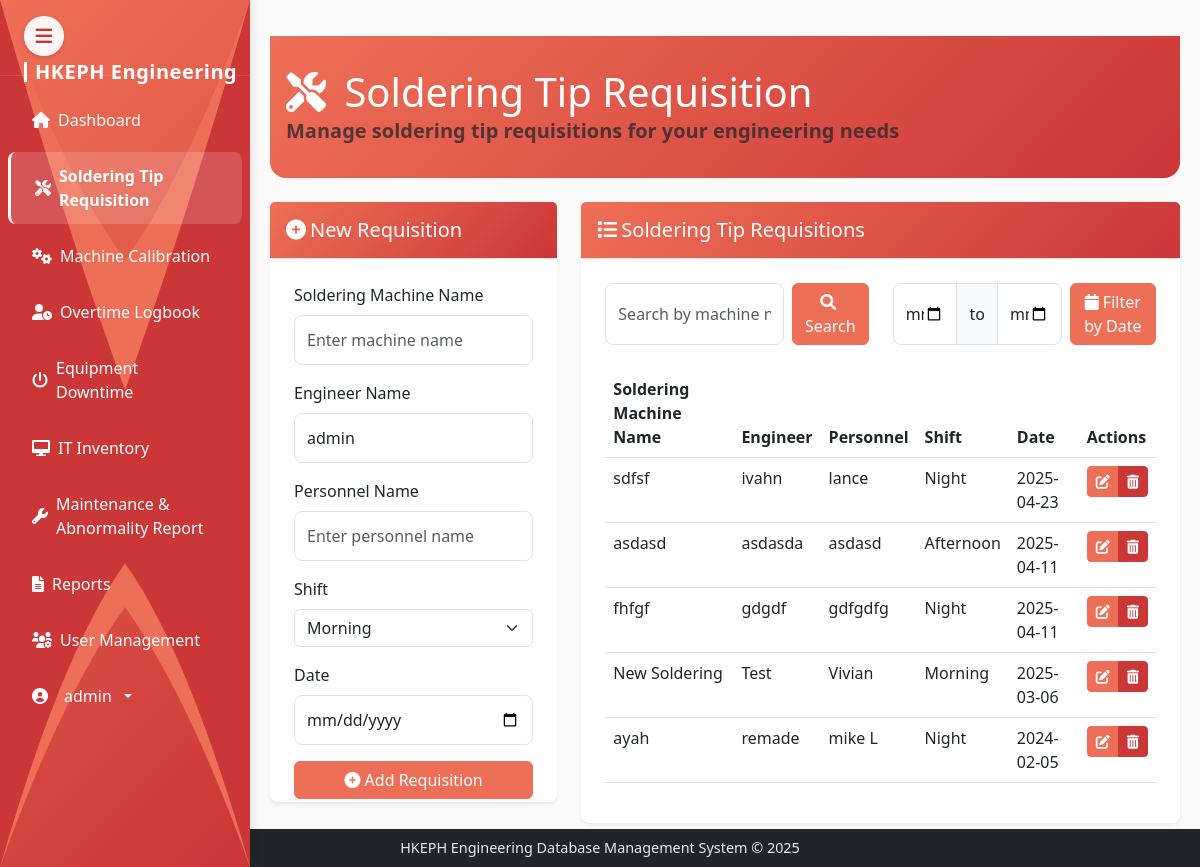
/soldering-tips (signed in), run on an earlier commit of the app's database.
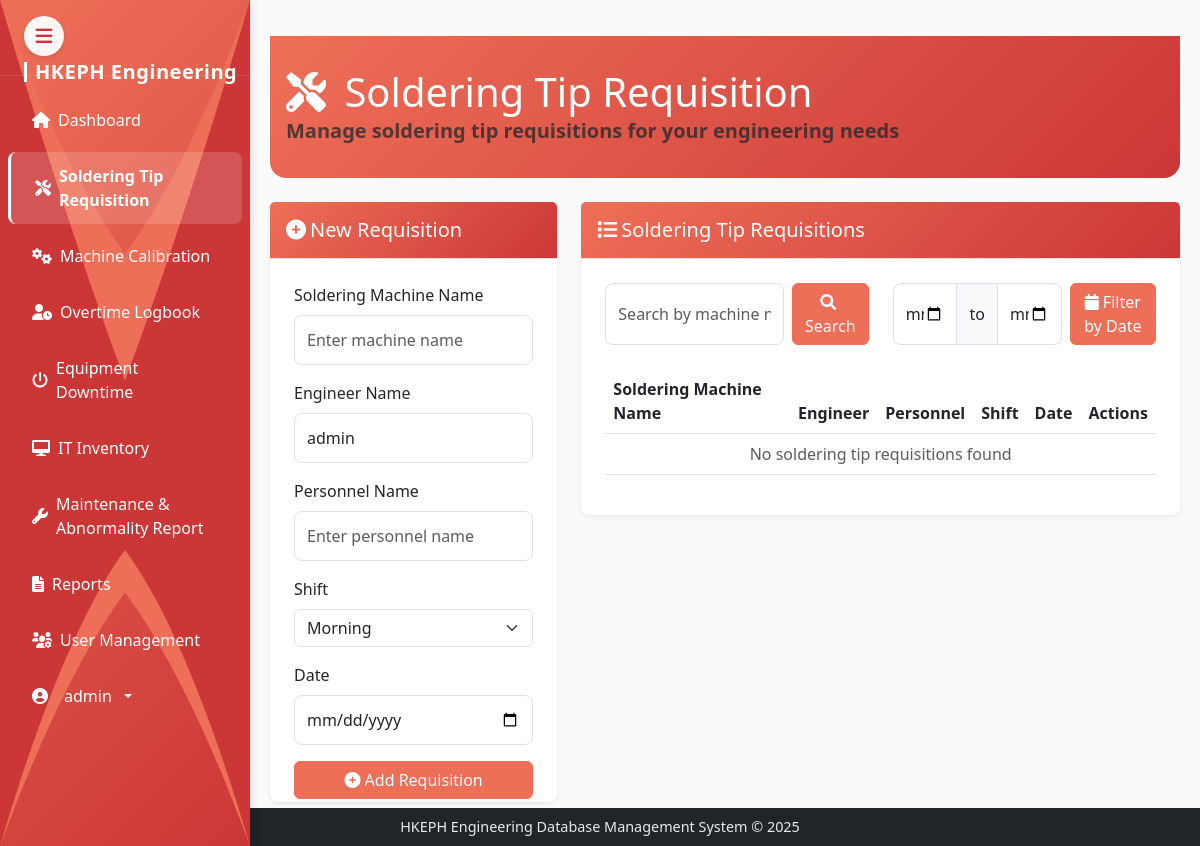
And on a later commit of the database.
### models.py (models this page shows, shortened)
class User(UserMixin, db.Model):
    id = db.Column(db.Integer, primary_key=True)
    username = db.Column(db.String(64), unique=True, nullable=False)
    email = db.Column(db.String(120), unique=True, nullable=False)
    password_hash = db.Column(db.String(256), nullable=False)
    is_admin = db.Column(db.Boolean, default=False)
    date_created = db.Column(db.DateTime, default=datetime.utcnow)

class SolderingTip(db.Model):
    id = db.Column(db.Integer, primary_key=True)
    machine_name = db.Column(db.String(100), nullable=False)
    engineer_name = db.Column(db.String(100), nullable=False)
    personnel_name = db.Column(db.String(100), nullable=False)
    shift = db.Column(db.String(20), nullable=False)
    date = db.Column(db.DateTime, nullable=False)
    created_at = db.Column(db.DateTime, default=datetime.utcnow)

### routes.py (the view, shortened to what this page needs)
@app.route('/soldering-tips')
@login_required
def soldering_tips():
    search_query = request.args.get('search', '')
    start_date = request.args.get('start_date')
    end_date = request.args.get('end_date')
    query = SolderingTip.query
    if search_query:
        query = query.filter(
            SolderingTip.machine_name.ilike(f'%{search_query}%')
        )
    tips = query.order_by(SolderingTip.date.desc()).all()
    form = SolderingTipForm()
    form.engineer_name.choices = [(user.username, user.username) for user in User.query.all()]
    return render_template('soldering_tip.html', tips=tips, form=form, search_query=search_query, start_date=start_date, end_date=end_date)

### templates/soldering_tip.html (shortened to what this page needs)
{% extends 'base.html' %}
{% block content %}
<div class="content-area">
    <div class="dashboard-header mb-4">
        <div class="header-content">
            <h1 class="mb-0" style="color: white;">
                <i class="fas fa-tools me-2" style="color: white;"></i>
                Soldering Tip Requisition
            </h1>
            <p class="lead text-muted mb-0 bold-welcome">
                Manage soldering tip requisitions for your engineering needs
            </p>
        </div>
    </div>
    <div class="row mb-4">
        <div class="col-md-4">
            <div class="card" style="height: 600px;">
                <div class="card-header" style="background: linear-gradient(135deg, var(--accent-primary), var(--accent-secondary)); color: white;">
                    <h5 class="mb-0">
                        {% if edit_tip %}
                        <i class="fas fa-edit me-1"></i>Edit Requisition
                        {% else %}
                        <i class="fas fa-plus-circle me-1"></i>New Requisition
                        {% endif %}
                    </h5>
                </div>
                <div class="card-body" style="overflow-y: auto;">
                    {% if edit_tip %}
                    <form method="POST" action="{{ url_for('edit_soldering_tip', tip_id=edit_tip.id) }}">
                    {% else %}
                    <form method="POST" action="{{ url_for('add_soldering_tip') }}">
                    {% endif %}
                        <div class="mb-3">
                            <label for="machine_name" class="form-label">Soldering Machine Name</label>
                            {{ form.machine_name(class="form-control", placeholder="Enter machine name") }}
                        </div>
                        <div class="mb-3">
                            <label for="engineer_name" class="form-label">Engineer Name</label>
                            {{ form.engineer_name(class="form-control", placeholder="Enter engineer name") }}
                        </div>
                        <div class="mb-3">
                            <label for="personnel_name" class="form-label">Personnel Name</label>
                            {{ form.personnel_name(class="form-control", placeholder="Enter personnel name") }}
                        </div>
                        <div class="mb-3">
                            <label for="shift" class="form-label">Shift</label>
                            {{ form.shift(class="form-select") }}
                        </div>
                        <div class="mb-3">
                            <label for="date" class="form-label">Date</label>
                            {{ form.date(class="form-control", type="date") }}
                        </div>
                        <div class="d-grid gap-2">
                            {% if edit_tip %}
                            <button type="submit" class="btn btn-primary">
                                <i class="fas fa-save me-1"></i>Update Requisition
                            </button>
                            <a href="{{ url_for('soldering_tips') }}" class="btn btn-secondary">
                                <i class="fas fa-times me-1"></i>Cancel
                            </a>
                            {% else %}
                            <button type="submit" class="btn btn-primary">
                                <i class="fas fa-plus-circle me-1"></i>Add Requisition
                            </button>
                            {% endif %}
                        </div>
                    </form>
                </div>
            </div>
        </div>
        <div class="col-md-8">
            <div class="card">
                <div class="card-header" style="background: linear-gradient(135deg, var(--accent-primary), var(--accent-secondary)); color: white;">
                    <h5 class="mb-0"><i class="fas fa-list me-1"></i>Soldering Tip Requisitions</h5>
                </div>
                <div class="card-body">
                    <div class="row mb-4">
                        <div class="col-md-6">
                            <form class="d-flex" method="GET" action="{{ url_for('soldering_tips') }}">
                                <input type="text" class="form-control me-2" name="search" placeholder="Search by machine name..." value="{{ search_query if search_query else '' }}">
                                <button class="btn btn-primary" type="submit">
                                    <i class="fas fa-search me-1"></i>Search
                                </button>
                            </form>
                        </div>
                        <div class="col-md-6">
                            <form class="d-flex" method="GET" action="{{ url_for('soldering_tips') }}">
                                <div class="input-group me-2">
                                    <input type="date" class="form-control" name="start_date" value="{{ start_date if start_date else '' }}">
                                    <span class="input-group-text">to</span>
                                    <input type="date" class="form-control" name="end_date" value="{{ end_date if end_date else '' }}">
                                </div>
                                <button class="btn btn-primary" type="submit">
                                    <i class="fas fa-calendar me-1"></i>Filter by Date
                                </button>
                            </form>
                        </div>
                    </div>
                    <div class="table-responsive" style="max-height: 600px;">
                        <table class="table table-hover">
                            <thead>
                                <tr>
                                    <th>Soldering Machine Name</th>
                                    <th>Engineer</th>
                                    <th>Personnel</th>
                                    <th>Shift</th>
                                    <th>Date</th>
                                    <th>Actions</th>
                                </tr>
                            </thead>
                            <tbody>
                                {% for tip in tips %}
                                <tr>
                                    <td>{{ tip.machine_name }}</td>
                                    <td>{{ tip.engineer_name }}</td>
                                    <td>{{ tip.personnel_name }}</td>
                                    <td>{{ tip.shift|capitalize }}</td>
                                    <td>{{ tip.date.strftime('%Y-%m-%d') }}</td>
                                    <td>
                                        <div class="btn-group btn-group-sm" role="group">
                                            <a href="{{ url_for('edit_soldering_tip', tip_id=tip.id) }}" class="btn btn-warning">
                                                <i class="fas fa-edit"></i>
                                            </a>
                                            <button type="button" class="btn btn-danger" data-bs-toggle="modal" data-bs-target="#deleteTipModal-{{ tip.id }}">
                                                <i class="fas fa-trash-alt"></i>
                                            </button>
                                        </div>
                                    </td>
                                </tr>
                                {% endfor %}
                                {% if not tips %}
                                <tr>
                                    <td colspan="6" class="text-center text-muted">No soldering tip requisitions found</td>
                                </tr>
                                {% endif %}
                            </tbody>
                        </table>
                    </div>
                </div>
            </div>
        </div>
    </div>
</div>
{% endblock %}

### templates/base.html (shortened to what this page needs)
<!DOCTYPE html>
<html lang="en" data-bs-theme="light" style="height: 100%;">
<head>
    <link href="https://cdn.jsdelivr.net/npm/bootstrap@5.3.0/dist/css/bootstrap.min.css" rel="stylesheet">
    <link rel="stylesheet" href="https://cdnjs.cloudflare.com/ajax/libs/font-awesome/6.0.0/css/all.min.css">
    <link rel="stylesheet" type="text/css" href="https://cdn.jsdelivr.net/npm/daterangepicker/daterangepicker.css" />
    <link rel="stylesheet" href="{{ url_for('static', filename='css/style.css') }}">
</head>
<body class="{% block body_class %}{% endblock %}" style="height: 100%; margin: 0;">
    <button class="sidebar-toggle" type="button" id="sidebarToggle">
        <i class="fas fa-bars"></i>
    </button>
    <nav class="sidebar" id="sidebar">
        <svg class="sidebar-wave" viewBox="0 0 100 100" preserveAspectRatio="none">
            <path d="M0 0 L0 100 Q25 80 50 70 Q75 80 100 100 L100 0 Q75 20 50 30 Q25 20 0 0 Z" fill="var(--accent-primary)"/>
            <path d="M0 0 L0 100 Q25 75 50 65 Q75 75 100 100 L100 0 Q75 25 50 45 Q25 25 0 0 Z" fill="var(--accent-secondary)"/>
        </svg>
        <div class="sidebar-brand">
            <a class="navbar-brand" href="{{ url_for('dashboard') }}">
                <span>HKEPH Engineering</span>
            </a>
        </div>
        {% if current_user.is_authenticated %}
        <ul class="sidebar-nav nav flex-column">
            <li class="nav-item">
                <a class="nav-link {% if request.path == url_for('dashboard') %}active fw-bold{% endif %}" href="{{ url_for('dashboard') }}">
                    <i class="fas fa-home"></i>
                    <span>Dashboard</span>
                </a>
            </li>
            <li class="nav-item">
                <a class="nav-link {% if request.path == url_for('soldering_tips') %}active fw-bold{% endif %}" href="{{ url_for('soldering_tips') }}">
                    <i class="fas fa-tools"></i>
                    <span>Soldering Tip Requisition</span>
                </a>
            </li>
            <li class="nav-item">
                <a class="nav-link {% if request.path == url_for('machine_calibrations') %}active fw-bold{% endif %}" href="{{ url_for('machine_calibrations') }}">
                    <i class="fas fa-cogs"></i>
                    <span>Machine Calibration</span>
                </a>
            </li>
            <li class="nav-item">
                <a class="nav-link {% if request.path == url_for('overtime_logbook') %}active fw-bold{% endif %}" href="{{ url_for('overtime_logbook') }}">
                    <i class="fas fa-user-clock"></i>
                    <span>Overtime Logbook</span>
                </a>
            </li>
            <li class="nav-item">
                <a class="nav-link {% if request.path == url_for('equipment_downtime') %}active fw-bold{% endif %}" href="{{ url_for('equipment_downtime') }}">
                    <i class="fas fa-power-off"></i>
                    <span>Equipment Downtime</span>
                </a>
            </li>
            <li class="nav-item">
                <a class="nav-link {% if request.path == url_for('it_inventory') %}active fw-bold{% endif %}" href="{{ url_for('it_inventory') }}">
                    <i class="fas fa-desktop"></i>
                    <span>IT Inventory</span>
                </a>
            </li>
            <li class="nav-item">
                <a class="nav-link {% if request.path == url_for('maintenance_reports') %}active fw-bold{% endif %}" href="{{ url_for('maintenance_reports') }}">
                    <i class="fas fa-wrench"></i>
                    <span>Maintenance & Abnormality Report</span>
                </a>
            </li>
            <li class="nav-item">
                <a class="nav-link {% if request.path == url_for('reports') %}active fw-bold{% endif %}" href="{{ url_for('reports') }}">
                    <i class="fas fa-file-alt"></i>
                    <span>Reports</span>
                </a>
            </li>
            {% if current_user.is_admin %}
            <li class="nav-item">
                <a class="nav-link {% if request.path == url_for('user_management') %}active fw-bold{% endif %}" href="{{ url_for('user_management') }}">
                    <i class="fas fa-users-cog"></i>
                    <span>User Management</span>
                </a>
            </li>
            {% endif %}
            <li class="nav-item mt-auto">
                <div class="dropdown">
                    <a class="nav-link dropdown-toggle" href="#" id="sidebarDropdown" role="button" data-bs-toggle="dropdown" aria-expanded="false">
                        <i class="fas fa-user-circle me-2"></i>
                        <span>{{ current_user.username }}</span>
                    </a>
                </div>
            </li>
        </ul>
        {% endif %}
    </nav>
        <div class="main-flex-center">
            {% block content %}
            {% endblock %}
        </div>
        <footer class="bg-dark text-white position-fixed bottom-0 w-100 py-2 z-1020" style="
            background-color: rgba(0,0,0,0.8);
            left: 0;
            right: 0;
            width: 100%;
            text-align: center;
        ">
            <div class="container-fluid">
                <div class="row">
                    <div class="col-12">
                        <p class="mb-0" style="
                            color: rgba(255,255,255,0.9);
                            font-size: 0.9rem;
                            max-width: 100%;
                            word-wrap: break-word;
                            margin: 0 auto;
                            padding: 0 1rem;
                        ">HKEPH Engineering Database Management System &copy; 2025</p>
                    </div>
                </div>
            </div>
        </footer>
    </body>
    </html>

What changed in the data, as far as the page shows it:
removed SolderingTip: machine_name "sdfsf", engineer_name "ivahn", personnel_name "lance", shift "Night", date "2025-04-23"
removed SolderingTip: machine_name "asdasd", engineer_name "asdasda", personnel_name "asdasd", shift "Afternoon", date "2025-04-11"
removed SolderingTip: machine_name "fhfgf", engineer_name "gdgdf", personnel_name "gdfgdfg", shift "Night", date "2025-04-11"
removed SolderingTip: machine_name "New Soldering", engineer_name "Test", personnel_name "Vivian", shift "Morning", date "2025-03-06"
removed SolderingTip: machine_name "ayah", engineer_name "remade", personnel_name "mike L", shift "Night", date "2024-02-05"
Also different on the page:
text now shown: "No soldering tip requisitions found"
